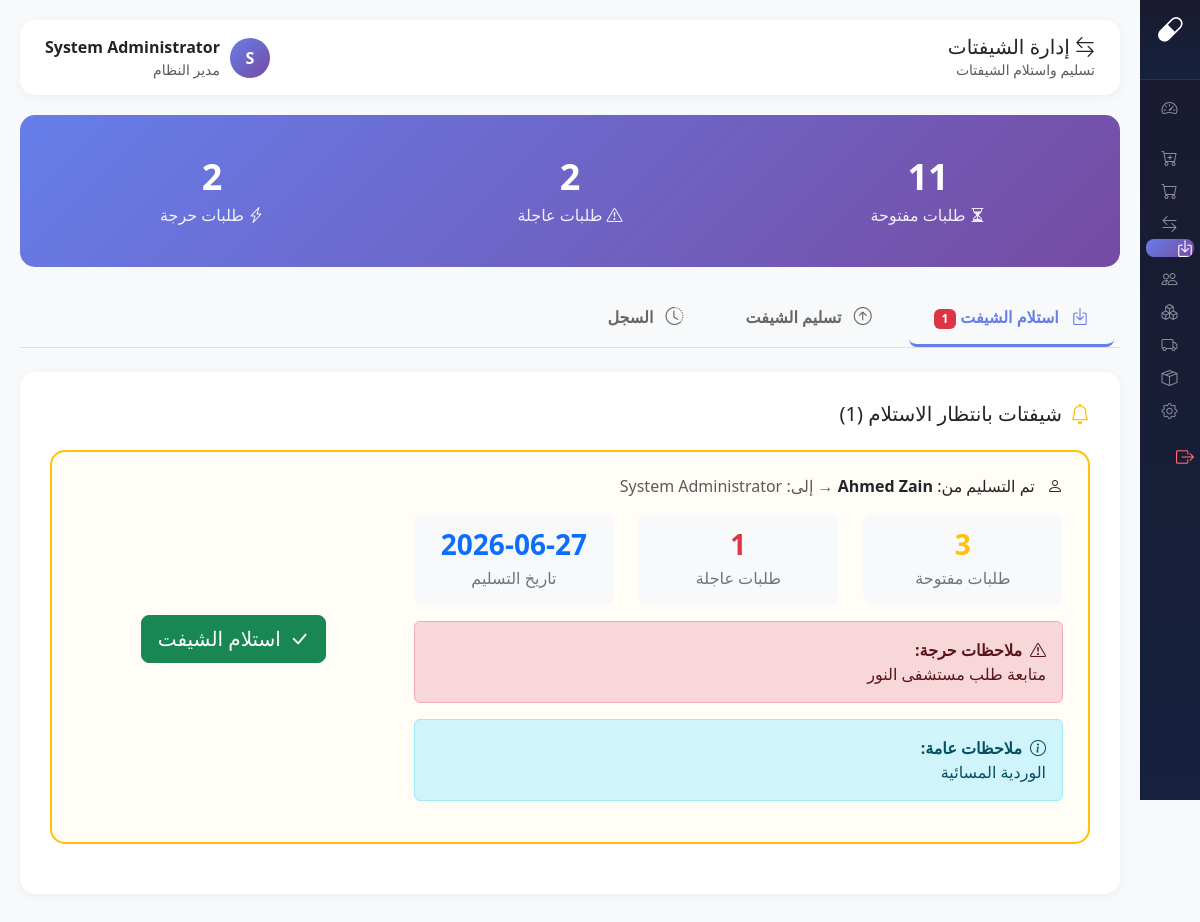
/modules/shifts/index.php (signed in), run on the app's committed database.
### tables this page shows
CREATE TABLE `shift_handovers` (
  `id` int(11) NOT NULL,
  `shift_date` date DEFAULT curdate(),
  `from_user` int(11) NOT NULL,
  `to_user` int(11) NOT NULL,
  `open_orders_count` int(11) DEFAULT 0,
  `urgent_orders_count` int(11) DEFAULT 0,
  `critical_notes` text DEFAULT NULL,
  `general_notes` text DEFAULT NULL,
  `is_acknowledged` tinyint(1) DEFAULT 0,
  `acknowledged_at` datetime DEFAULT NULL,
  `created_at` timestamp NOT NULL DEFAULT current_timestamp()
);

CREATE TABLE `users` (
  `id` int(11) NOT NULL,
  `username` varchar(50) NOT NULL,
  `password` varchar(255) NOT NULL,
  `full_name` varchar(100) NOT NULL,
  `role` enum('admin','pharmacist','purchaser','cashier') DEFAULT 'pharmacist',
  `branch_code` varchar(20) DEFAULT NULL,
  `phone` varchar(20) DEFAULT NULL,
  `is_active` tinyint(1) DEFAULT 1,
  `last_login` datetime DEFAULT NULL,
  `created_at` timestamp NOT NULL DEFAULT current_timestamp(),
  `updated_at` timestamp NOT NULL DEFAULT current_timestamp() ON UPDATE current_timestamp()
);

### core/config.php (called while the page is built, shortened)
<?php
function isLoggedIn() {
    return isset($_SESSION['user_id']) && !empty($_SESSION['user_id']);
}
function isAdmin() {
    return isLoggedIn() && $_SESSION['user_role'] === 'admin';
}
function timeAgo($datetime) {
    $time = strtotime($datetime);
    $now = time();
    $diff = $now - $time;
    return date('Y-m-d', $time);
}

### modules/shifts/index.php (the view, shortened to what this page needs)
<?php
require_once __DIR__ . '/../../core/config.php';
$db = getDB();
$stmt = $db->query("SELECT o.*, os.status_name, os.status_color, u.full_name as creator_name
    FROM orders o
    JOIN order_statuses os ON o.status_id = os.id
    JOIN users u ON o.created_by = u.id
    WHERE os.is_final = 0
    ORDER BY o.priority DESC, o.created_at DESC");
$open_orders_list = $stmt->fetchAll();
$stmt = $db->prepare("SELECT sh.*, u.full_name as from_user_name, u2.full_name as to_user_name
    FROM shift_handovers sh
    JOIN users u ON sh.from_user = u.id
    JOIN users u2 ON sh.to_user = u2.id
    WHERE sh.to_user = ? AND sh.is_acknowledged = 0
    ORDER BY sh.created_at DESC");
$stmt->execute([$_SESSION['user_id']]);
$pending_handovers = $stmt->fetchAll();
if (isAdmin()) {
    $stmt = $db->query("SELECT sh.*, u.full_name as from_user_name, u2.full_name as to_user_name
        FROM shift_handovers sh
        JOIN users u ON sh.from_user = u.id
        JOIN users u2 ON sh.to_user = u2.id
        ORDER BY sh.created_at DESC LIMIT 50");
    $all_handovers = $stmt->fetchAll();
}
$page_title = 'إدارة الشيفتات';
require_once __DIR__ . '/../../includes/sidebar.php';
?>
<!DOCTYPE html>
<html lang="ar" dir="rtl">
<head>
    <link href="https://cdn.jsdelivr.net/npm/bootstrap@5.3.2/dist/css/bootstrap.rtl.min.css" rel="stylesheet">
    <link href="https://cdn.jsdelivr.net/npm/bootstrap-icons@1.11.1/font/bootstrap-icons.css" rel="stylesheet">
</head>
<body>
    <div class="main-content">
        <div class="topbar">
            <div><h5 class="mb-0"><i class="bi bi-arrow-left-right"></i> <?= $page_title ?></h5><small class="text-muted">تسليم واستلام الشيفتات</small></div>
            <div class="d-flex align-items-center">
                <div class="user-avatar" style="width:40px;height:40px;border-radius:50%;background:linear-gradient(135deg, var(--primary), var(--secondary));color:white;display:flex;align-items:center;justify-content:center;font-weight:700;margin-left:10px;"><?= mb_substr($_SESSION['user_name'], 0, 1) ?></div>
                <div><div class="fw-bold"><?= $_SESSION['user_name'] ?></div><small class="text-muted"><?= $_SESSION['user_role'] === 'admin' ? 'مدير النظام' : 'صيدلي' ?></small></div>
            </div>
        </div>
        <div class="summary-card">
            <div class="row">
                <div class="col-md-4">
                    <div class="summary-stat">
                        <h3><?= count($open_orders_list) ?></h3>
                        <p><i class="bi bi-hourglass-split me-1"></i>طلبات مفتوحة</p>
                    </div>
                </div>
                <div class="col-md-4">
                    <div class="summary-stat">
                        <h3><?= count(array_filter($open_orders_list, fn($o) => $o['priority'] === 'urgent')) ?></h3>
                        <p><i class="bi bi-exclamation-triangle me-1"></i>طلبات عاجلة</p>
                    </div>
                </div>
                <div class="col-md-4">
                    <div class="summary-stat">
                        <h3><?= count(array_filter($open_orders_list, fn($o) => $o['priority'] === 'critical')) ?></h3>
                        <p><i class="bi bi-lightning-charge me-1"></i>طلبات حرجة</p>
                    </div>
                </div>
            </div>
        </div>
        <ul class="nav nav-tabs mb-4" id="shiftTabs">
            <li class="nav-item">
                <a class="nav-link active" data-bs-toggle="tab" href="#receive">
                    <i class="bi bi-box-arrow-in-down"></i> استلام الشيفت
                    <?php if (count($pending_handovers) > 0): ?>
                    <span class="badge bg-danger"><?= count($pending_handovers) ?></span>
                    <?php endif; ?>
                </a>
            </li>
            <li class="nav-item">
                <a class="nav-link" data-bs-toggle="tab" href="#handover">
                    <i class="bi bi-arrow-up-circle"></i> تسليم الشيفت
                </a>
            </li>
            <?php if (isAdmin() && isset($all_handovers)): ?>
            <li class="nav-item">
                <a class="nav-link" data-bs-toggle="tab" href="#history">
                    <i class="bi bi-clock-history"></i> السجل
                </a>
            </li>
            <?php endif; ?>
        </ul>
        <div class="tab-content">
            <div class="tab-pane fade show active" id="receive">
                <?php if (!empty($pending_handovers)): ?>
                <div class="content-card mb-4">
                    <h5 class="mb-4"><i class="bi bi-bell me-2 text-warning"></i>شيفتات بانتظار الاستلام (<?= count($pending_handovers) ?>)</h5>
                    <?php foreach ($pending_handovers as $handover): ?>
                    <div class="handover-card pending">
                        <div class="row">
                            <div class="col-md-8">
                                <h6 class="mb-3">
                                    <i class="bi bi-person me-2"></i>
                                    تم التسليم من: <strong><?= $handover['from_user_name'] ?></strong>
                                    <span class="text-muted">&rarr; إلى: <?= $handover['to_user_name'] ?></span>
                                </h6>
                                <div class="row mb-3">
                                    <div class="col-md-4"><div class="stat-box"><h4 class="text-warning"><?= $handover['open_orders_count'] ?></h4><p>طلبات مفتوحة</p></div></div>
                                    <div class="col-md-4"><div class="stat-box"><h4 class="text-danger"><?= $handover['urgent_orders_count'] ?></h4><p>طلبات عاجلة</p></div></div>
                                    <div class="col-md-4"><div class="stat-box"><h4 class="text-primary"><?= timeAgo($handover['created_at']) ?></h4><p>تاريخ التسليم</p></div></div>
                                </div>
                                <?php if ($handover['critical_notes']): ?>
                                <div class="alert alert-danger"><strong><i class="bi bi-exclamation-triangle me-2"></i>ملاحظات حرجة:</strong><p class="mb-0"><?= nl2br($handover['critical_notes']) ?></p></div>
                                <?php endif; ?>
                                <?php if ($handover['general_notes']): ?>
                                <div class="alert alert-info"><strong><i class="bi bi-info-circle me-2"></i>ملاحظات عامة:</strong><p class="mb-0"><?= nl2br($handover['general_notes']) ?></p></div>
                                <?php endif; ?>
                            </div>
                            <div class="col-md-4 d-flex align-items-center justify-content-center">
                                <form method="POST" action="">
                                    <button type="submit" class="btn btn-success btn-lg"><i class="bi bi-check-lg me-2"></i>استلام الشيفت</button>
                                </form>
                            </div>
                        </div>
                    </div>
                    <?php endforeach; ?>
                </div>
                <?php endif; ?>
            </div>
        </div>
    </div>
</body>
</html>

### includes/sidebar.php (style rules this page uses)
.nav-item { margin: 1px 0; }
.nav-link { color: rgba(255,255,255,0.8); padding: 9px 0; display: flex; align-items: center; justify-content: center; transition: all 0.3s; border-radius: 8px; margin: 2px 6px; text-decoration: none; font-size: 13px; position: relative; white-space: nowrap; overflow: hidden; }
.nav-link.active { color: #fff; background: linear-gradient(135deg, #667eea 0%, #764ba2 100%); }
.nav-link i { font-size: 18px; min-width: 28px; text-align: center; flex-shrink: 0; }
.main-content { margin-right: 60px !important; transition: margin-right 0.35s ease; }

### modules/shifts/index.php (style rules this page uses)
:root { --primary: #667eea; --secondary: #764ba2; }
body { background: #f8f9fa; font-family: 'Segoe UI', Tahoma, Geneva, Verdana, sans-serif; }
.main-content { margin-right: 260px; padding: 20px; }
.topbar { background: white; border-radius: 15px; padding: 15px 25px; margin-bottom: 20px; box-shadow: 0 2px 10px rgba(0,0,0,0.05); display: flex; justify-content: space-between; align-items: center; }
.content-card { background: white; border-radius: 15px; padding: 30px; box-shadow: 0 2px 10px rgba(0,0,0,0.05); }
.summary-card { background: linear-gradient(135deg, var(--primary), var(--secondary)); color: white; border-radius: 15px; padding: 25px; margin-bottom: 20px; }
.summary-stat { text-align: center; padding: 15px; }
.summary-stat h3 { font-size: 36px; font-weight: 700; margin-bottom: 5px; }
.summary-stat p { margin: 0; opacity: 0.9; }
.handover-card { border: 2px solid #e0e0e0; border-radius: 15px; padding: 25px; margin-bottom: 20px; transition: all 0.3s; }
.handover-card.pending { border-color: #ffc107; background: #fffdf5; }
.stat-box { background: #f8f9fa; border-radius: 10px; padding: 15px; text-align: center; }
.stat-box h4 { font-size: 28px; font-weight: 700; margin-bottom: 5px; }
.stat-box p { margin: 0; color: #6c757d; }
.nav-tabs .nav-link { color: #666; border: none; padding: 15px 25px; font-weight: 600; }
.nav-tabs .nav-link.active { color: var(--primary); border-bottom: 3px solid var(--primary); background: none; }
.nav-tabs .nav-link i { margin-left: 8px; }

### data on the page
shift_handovers: from_user.full_name "Ahmed Zain", to_user.full_name "System Administrator", open_orders_count "3", urgent_orders_count "1", created_at "2026-06-27", critical_notes "متابعة طلب مستشفى النور", general_notes "الوردية المسائية"

### other printed values
$page_title "إدارة الشيفتات"
mb_substr($_SESSION['user_name'], 0, 1) "S"
$_SESSION['user_name'] "System Administrator"
count($open_orders_list) "11"
count($pending_handovers) "1"
